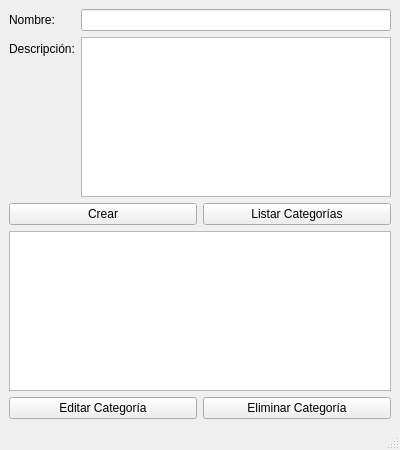
<?xml version="1.0" encoding="UTF-8"?>
<ui version="4.0">
 <class>GestionCategorias</class>
 <widget class="QMainWindow" name="GestionCategorias">
  <property name="geometry">
   <rect>
    <x>0</x>
    <y>0</y>
    <width>400</width>
    <height>450</height>
   </rect>
  </property>
  <property name="windowTitle">
   <string>Gestión de Categorías</string>
  </property>
  <widget class="QWidget" name="centralwidget">
   <layout class="QVBoxLayout" name="verticalLayout">
    <item>
     <layout class="QFormLayout" name="formLayout">
      <item row="0" column="0">
       <widget class="QLabel" name="nombreLabel">
        <property name="text"><string>Nombre:</string></property>
       </widget>
      </item>
      <item row="0" column="1">
       <widget class="QLineEdit" name="nombreLineEdit"/>
      </item>
      <item row="1" column="0">
       <widget class="QLabel" name="descripcionLabel">
        <property name="text"><string>Descripción:</string></property>
       </widget>
      </item>
      <item row="1" column="1">
       <widget class="QTextEdit" name="descripcionTextEdit"/>
      </item>
     </layout>
    </item>
    <item>
     <layout class="QHBoxLayout" name="buttonsLayout">
      <item>
       <widget class="QPushButton" name="crearCategoriaPushButton">
        <property name="text"><string>Crear</string></property>
       </widget>
      </item>
      <item>
       <widget class="QPushButton" name="listarCategoriasPushButton">
        <property name="text"><string>Listar Categorías</string></property>
       </widget>
      </item>
     </layout>
    </item>
    <item>
     <widget class="QTableView" name="categoriasTableView"/>
    </item>
    <item>
     <layout class="QHBoxLayout" name="editarEliminarLayout">
      <item>
       <widget class="QPushButton" name="editarCategoriaPushButton">
        <property name="text"><string>Editar Categoría</string></property>
       </widget>
      </item>
      <item>
       <widget class="QPushButton" name="eliminarCategoriaPushButton">
        <property name="text"><string>Eliminar Categoría</string></property>
       </widget>
      </item>
     </layout>
    </item>
   </layout>
  </widget>
  <widget class="QMenuBar" name="menubar"/>
  <widget class="QStatusBar" name="statusbar"/>
 </widget>
 <resources/>
 <connections/>
</ui>
